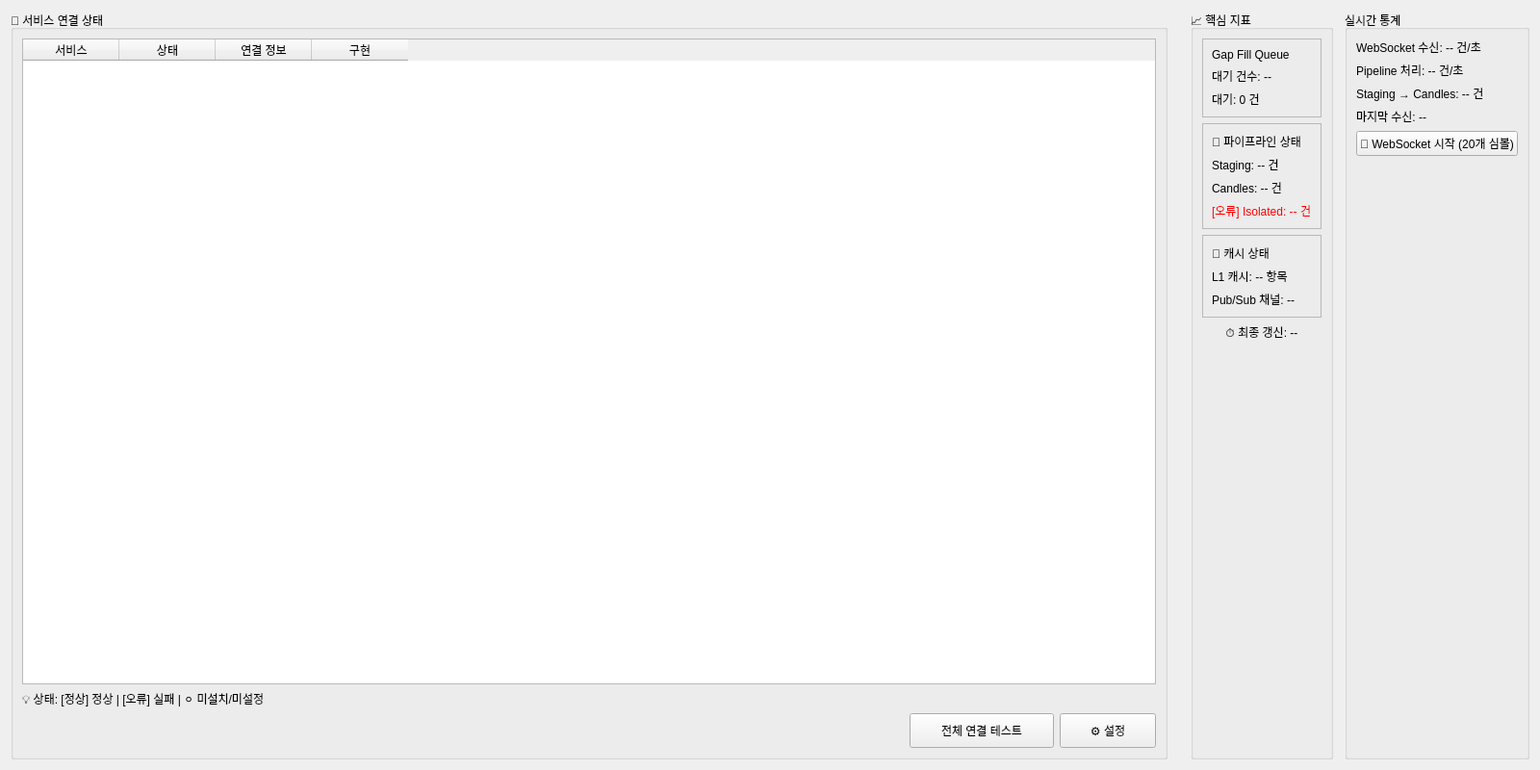
<?xml version="1.0" encoding="UTF-8"?>
<ui version="4.0">
 <class>DashboardTab</class>
 <widget class="QWidget" name="DashboardTab">
  <property name="geometry">
   <rect>
    <x>0</x>
    <y>0</y>
    <width>1600</width>
    <height>800</height>
   </rect>
  </property>
  <layout class="QHBoxLayout" name="hLayout_dashboard">
   <property name="spacing">
    <number>12</number>
   </property>
   <item>
    <widget class="QGroupBox" name="groupBox_services">
     <property name="title">
      <string>🔌 서비스 연결 상태</string>
     </property>
     <layout class="QVBoxLayout" name="vLayout_services">
      <item>
       <widget class="QTableWidget" name="table_services">
        <property name="minimumSize">
         <size>
          <width>0</width>
          <height>500</height>
         </size>
        </property>
        <property name="editTriggers">
         <set>QAbstractItemView::NoEditTriggers</set>
        </property>
        <property name="alternatingRowColors">
         <bool>true</bool>
        </property>
        <property name="selectionBehavior">
         <enum>QAbstractItemView::SelectRows</enum>
        </property>
        <property name="selectionMode">
         <enum>QAbstractItemView::SingleSelection</enum>
        </property>
        <property name="columnCount">
         <number>4</number>
        </property>
        <column>
         <property name="text">
          <string>서비스</string>
         </property>
        </column>
        <column>
         <property name="text">
          <string>상태</string>
         </property>
        </column>
        <column>
         <property name="text">
          <string>연결 정보</string>
         </property>
        </column>
        <column>
         <property name="text">
          <string>구현</string>
         </property>
        </column>
       </widget>
      </item>
      <item>
       <widget class="QLabel" name="label_services_hint">
        <property name="text">
         <string>💡 상태: [정상] 정상 | [오류] 실패 | ⚪ 미설치/미설정</string>
        </property>
        <property name="wordWrap">
         <bool>true</bool>
        </property>
       </widget>
      </item>
      <item>
       <layout class="QHBoxLayout" name="hLayout_service_buttons">
        <item>
         <spacer name="horizontalSpacer_service">
          <property name="orientation">
           <enum>Qt::Horizontal</enum>
          </property>
          <property name="sizeHint" stdset="0">
           <size>
            <width>40</width>
            <height>20</height>
           </size>
          </property>
         </spacer>
        </item>
        <item>
         <widget class="QPushButton" name="btn_test_all_connections">
          <property name="text">
           <string>전체 연결 테스트</string>
          </property>
          <property name="minimumSize">
           <size>
            <width>150</width>
            <height>36</height>
           </size>
          </property>
         </widget>
        </item>
        <item>
         <widget class="QPushButton" name="btn_settings">
          <property name="text">
           <string>⚙️ 설정</string>
          </property>
          <property name="minimumSize">
           <size>
            <width>100</width>
            <height>36</height>
           </size>
          </property>
         </widget>
        </item>
       </layout>
      </item>
     </layout>
    </widget>
   </item>
   <item>
    <widget class="QWidget" name="widget_graph_container">
     <property name="minimumSize">
      <size>
       <width>0</width>
       <height>200</height>
      </size>
     </property>
    </widget>
   </item>
   <item>
    <widget class="QGroupBox" name="groupBox_metrics">
     <property name="title">
      <string>📈 핵심 지표</string>
     </property>
     <layout class="QVBoxLayout" name="vLayout_metrics">
      <item>
       <widget class="QFrame" name="frame_gap">
        <property name="frameShape">
         <enum>QFrame::StyledPanel</enum>
        </property>
        <layout class="QVBoxLayout" name="vLayout_gap_card">
         <item>
          <widget class="QLabel" name="label_gap_title">
           <property name="text">
            <string>Gap Fill Queue</string>
           </property>
          </widget>
         </item>
         <item>
          <widget class="QLabel" name="label_gap_count">
           <property name="text">
            <string>대기 건수: --</string>
           </property>
          </widget>
         </item>
         <item>
          <widget class="QLabel" name="label_gap_pending">
           <property name="text">
            <string>대기: 0 건</string>
           </property>
          </widget>
         </item>
        </layout>
       </widget>
      </item>
      <item>
       <widget class="QFrame" name="frame_pipeline">
        <property name="frameShape">
         <enum>QFrame::StyledPanel</enum>
        </property>
        <layout class="QVBoxLayout" name="vLayout_pipeline_card">
         <item>
          <widget class="QLabel" name="label_pipeline_title">
           <property name="text">
            <string>🔄 파이프라인 상태</string>
           </property>
          </widget>
         </item>
         <item>
          <widget class="QLabel" name="label_staging_count">
           <property name="text">
            <string>Staging: -- 건</string>
           </property>
          </widget>
         </item>
         <item>
          <widget class="QLabel" name="label_candles_count">
           <property name="text">
            <string>Candles: -- 건</string>
           </property>
          </widget>
         </item>
         <item>
          <widget class="QLabel" name="label_isolated_count">
           <property name="text">
            <string>[오류] Isolated: -- 건</string>
           </property>
           <property name="styleSheet">
            <string notr="true">color: red;</string>
           </property>
          </widget>
         </item>
        </layout>
       </widget>
      </item>
      <item>
       <widget class="QFrame" name="frame_cache">
        <property name="frameShape">
         <enum>QFrame::StyledPanel</enum>
        </property>
        <layout class="QVBoxLayout" name="vLayout_cache_card">
         <item>
          <widget class="QLabel" name="label_cache_title">
           <property name="text">
            <string>💾 캐시 상태</string>
           </property>
          </widget>
         </item>
         <item>
          <widget class="QLabel" name="label_l1_cache">
           <property name="text">
            <string>L1 캐시: -- 항목</string>
           </property>
          </widget>
         </item>
         <item>
          <widget class="QLabel" name="label_pubsub">
           <property name="text">
            <string>Pub/Sub 채널: --</string>
           </property>
          </widget>
         </item>
        </layout>
       </widget>
      </item>
      <item>
       <widget class="QLabel" name="label_last_update">
        <property name="text">
         <string>⏱️ 최종 갱신: --</string>
        </property>
        <property name="alignment">
         <set>Qt::AlignCenter</set>
        </property>
       </widget>
      </item>
      <item>
       <spacer name="verticalSpacer_metrics">
        <property name="orientation">
         <enum>Qt::Vertical</enum>
        </property>
        <property name="sizeHint" stdset="0">
         <size>
          <width>20</width>
          <height>40</height>
         </size>
        </property>
       </spacer>
      </item>
     </layout>
    </widget>
   </item>
   <item>
    <widget class="QGroupBox" name="groupBox_realtime_stats">
     <property name="title">
      <string>실시간 통계</string>
     </property>
     <layout class="QVBoxLayout" name="vLayout_realtime_stats">
      <item>
       <widget class="QLabel" name="label_ws_qps">
        <property name="text">
         <string>WebSocket 수신: -- 건/초</string>
        </property>
       </widget>
      </item>
      <item>
       <widget class="QLabel" name="label_pipeline_qps">
        <property name="text">
         <string>Pipeline 처리: -- 건/초</string>
        </property>
       </widget>
      </item>
      <item>
       <widget class="QLabel" name="label_realtime_staging_count">
        <property name="text">
         <string>Staging → Candles: -- 건</string>
        </property>
       </widget>
      </item>
      <item>
       <widget class="QLabel" name="label_last_recv">
        <property name="text">
         <string>마지막 수신: --</string>
        </property>
       </widget>
      </item>
      <item>
       <widget class="QPushButton" name="btn_start_websocket">
        <property name="text">
         <string>🚀 WebSocket 시작 (20개 심볼)</string>
        </property>
       </widget>
      </item>
      <item>
       <spacer name="verticalSpacer_realtime_stats">
        <property name="orientation">
         <enum>Qt::Vertical</enum>
        </property>
        <property name="sizeHint" stdset="0">
         <size>
          <width>20</width>
          <height>40</height>
         </size>
        </property>
       </spacer>
      </item>
     </layout>
    </widget>
   </item>
  </layout>
 </widget>
 <resources/>
 <connections/>
</ui>
